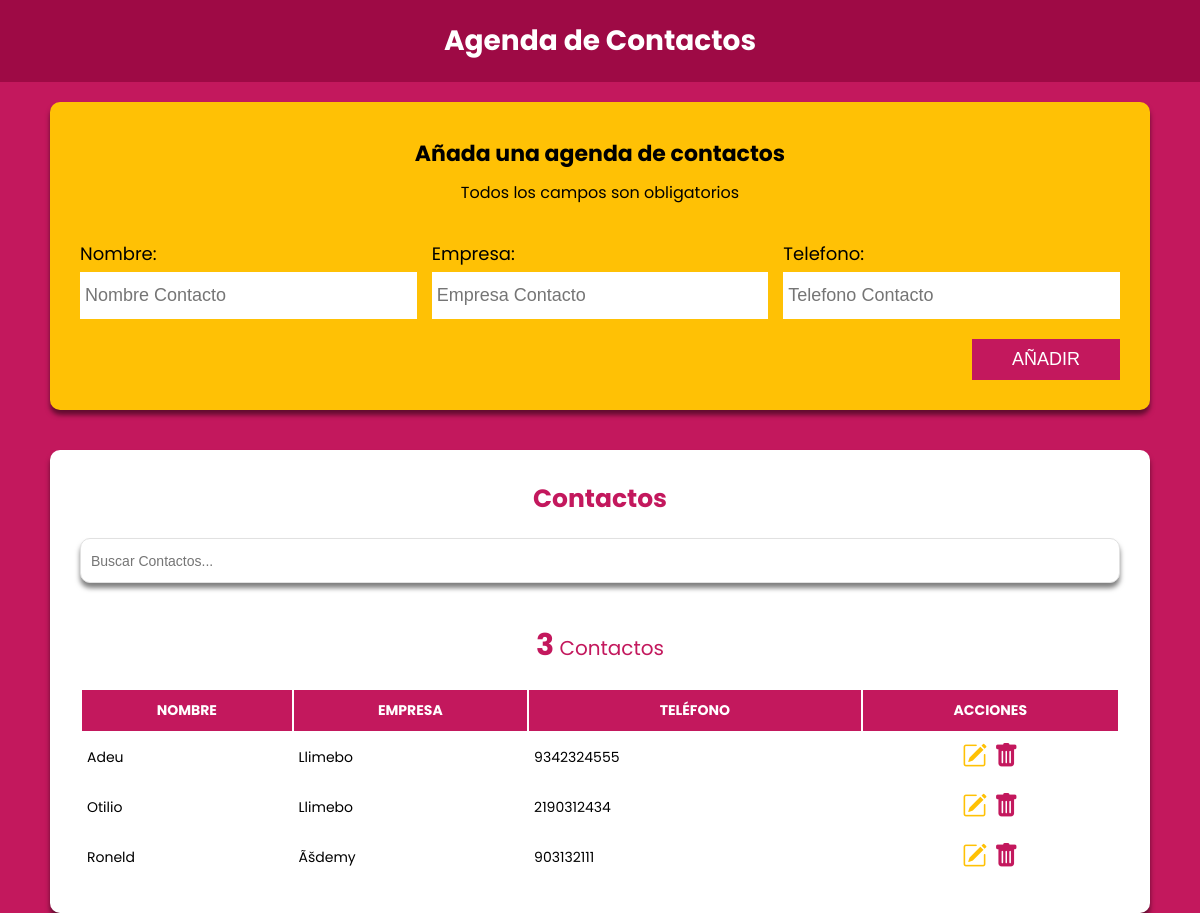
The page / on the database its author committed.
### tables this page shows
CREATE TABLE `contactos` (
  `id_contacto` int(3) NOT NULL,
  `nombre_contacto` varchar(50) NOT NULL,
  `empresa_contacto` varchar(50) NOT NULL,
  `telefono_contacto` varchar(15) NOT NULL
);

### assets/inc/functions/functions.php (called while the page is built, shortened)
<?php
function obtenerContactos () {
    include './assets/inc/functions/bd.php';
    try {
        return $conn->query("SELECT id_contacto, nombre_contacto, empresa_contacto, telefono_contacto FROM contactos");
    } catch (Exception $e) {
        echo "Error: " . $conn->getMessage() . "<br>";
        return false;
    }
}
?>

### index.php (the view)
<?php
    include_once './assets/inc/layout/header.php';
    include_once './assets/inc/functions/functions.php';
?>
<header class="header-bar">
    <h1>Agenda de Contactos</h1>
</header>
<section class="formulario">
    <form action="#" id="contacto-form">
        <section class="legend__section">
            <h1>Añada una agenda de contactos</h1>
            <p>Todos los campos son obligatorios</p>
        </section>
        <?php include_once './assets/inc/layout/formulario.php'; ?>
    </form>
</section>
<section class="lista-contactos">
    <h2>Contactos</h2>
    <input type="text" name="buscar" id="buscar" placeholder="Buscar Contactos...">
    <p class="total-contactos"><span>0</span> Contactos</p>
    <section class="tabla">
        <table class="listado-contactos">
            <thead>
                <tr>
                    <th>Nombre</th>
                    <th>Empresa</th>
                    <th>Teléfono</th>
                    <th>Acciones</th>
                </tr>
            </thead>
            <tbody>
                <?php $contactos = obtenerContactos();
                    if ($contactos->num_rows):
                        foreach ($contactos as $contacto): ?>
                        <tr>
                            <td><?php echo $contacto['nombre_contacto']?></td>
                            <td><?php echo $contacto['empresa_contacto']?></td>
                            <td><?php echo $contacto['telefono_contacto']?></td>
                            <td>
                                <a href="editar.php?id=<?php echo $contacto['id_contacto']?>">
                                    <i class="bi bi-pencil-square"></i>
                                </a>
                                <button class="borrar-btn" data-id="<?php echo $contacto['id_contacto']?>" type="button">
                                    <i class="bi bi-trash-fill"></i>
                                </button>
                            </td>
                        </tr>
                    <?php
                        endforeach;
                    endif; ?>
            </tbody>
        </table>
    </section>
</section>
<?php include_once './assets/inc/layout/footer.php'; ?>

### assets/inc/layout/header.php (shortened to what this page needs)
<!DOCTYPE html>
<html lang="en">
<head>
    <link rel="stylesheet" href="https://necolas.github.io/normalize.css/8.0.0/normalize.css">
    <link rel="stylesheet" href="https://cdn.jsdelivr.net/npm/bootstrap-icons@1.6.1/font/bootstrap-icons.css">
    <link rel="stylesheet" href="./assets/css/style.css">
</head>
<body>

### assets/inc/layout/formulario.php (shortened to what this page needs)
<section class="input__section">
    <div class="campo">
        <label for="nombre-contacto">Nombre:</label>
        <input type="text" name="nombre" id="nombre-contacto" placeholder="Nombre Contacto"
        value="<?php echo (isset($contacto['nombre_contacto'])) ? $contacto['nombre_contacto'] : '';?>">
    </div>
    <div class="campo">
        <label for="empresa-contacto">Empresa:</label>
        <input type="text" name="empresa" id="empresa-contacto" placeholder="Empresa Contacto"
        value="<?php echo (isset($contacto['empresa_contacto'])) ? $contacto['empresa_contacto'] : '';?>">
    </div>
    <div class="campo">
        <label for="telefono-contacto">Telefono:</label>
        <input type="tel" name="telefono" id="telefono-contacto" placeholder="Telefono Contacto"
        value="<?php echo (isset($contacto['telefono_contacto'])) ? $contacto['telefono_contacto'] : '';?>">
    </div>
</section>
<section class="submit__section">
    <?php
        $textoBtn = (isset($contacto['telefono_contacto'])) ? 'Guardar' : 'Añadir';
    ?>
    <input type="submit" value="<?php echo $textoBtn; ?>">
</section>

### assets/inc/layout/footer.php (shortened to what this page needs)
</body>
</html>

### assets/css/style.css (style rules this page uses)
* { -webkit-box-sizing: border-box; box-sizing: border-box; margin: 0; padding: 0; }
html { font-size: 62.5%; font-family: "Poppins", sans-serif; }
h1, h2 { text-align: center; margin: 0; }
body { background-color: #c3185d; }
h2 { font-size: 2rem; color: #c3185d; }
.header-bar { background-color: #9e0a45; padding: 2rem; color: white; font-size: 1.4rem; }
.formulario { background-color: #ffc105; width: 95%; max-width: 1100px; margin: 0 auto; -webkit-box-shadow: 0px 5px 5px 0px rgba(0, 0, 0, 0.5); box-shadow: 0px 5px 5px 0px rgba(0, 0, 0, 0.5); padding: 3rem; margin-top: 2rem; border-radius: 10px; }
.formulario .legend__section h1, .formulario .legend__section p { padding: 5px 0; }
.formulario .legend__section h1 { font-size: 2.2rem; }
.formulario .legend__section p { font-size: 1.6rem; text-align: center; }
.formulario .input__section { margin-top: 20px; display: -ms-grid; display: grid; -ms-grid-columns: 1fr 15px 1fr 15px 1fr; grid-template-columns: 1fr 1fr 1fr; grid-column-gap: 15px; }
.formulario .input__section .campo { padding: 10px 0; display: -webkit-box; display: -ms-flexbox; display: flex; -webkit-box-orient: vertical; -webkit-box-direction: normal; -ms-flex-direction: column; flex-direction: column; }
.formulario .input__section .campo label { font-size: 1.8rem; }
.formulario .input__section .campo input { border: none; padding: 1.3rem 0.5rem; margin-top: 0.5rem; font-size: 1.8rem; }
.formulario .submit__section { display: -webkit-box; display: -ms-flexbox; display: flex; -webkit-box-pack: end; -ms-flex-pack: end; justify-content: flex-end; margin-top: 10px; }
.formulario .submit__section input { background-color: #c3185d; border: none; color: white; padding: 1rem 4rem; text-transform: uppercase; font-size: 1.8rem; -webkit-transition: background-color 0.5s ease-in-out; transition: background-color 0.5s ease-in-out; }
.lista-contactos { background-color: white; width: 95%; max-width: 1100px; margin: 0 auto; -webkit-box-shadow: 0px 5px 5px 0px rgba(0, 0, 0, 0.5); box-shadow: 0px 5px 5px 0px rgba(0, 0, 0, 0.5); padding: 3rem; margin-top: 4rem; border-radius: 10px; }
.lista-contactos h2 { font-size: 2.5rem; }
.lista-contactos #buscar { width: 100%; height: 4.5rem; padding: 1rem; border: 1px solid #e1e1e1; margin: 2rem 0; -webkit-box-shadow: 0px 5px 5px 0px rgba(0, 0, 0, 0.5); box-shadow: 0px 5px 5px 0px rgba(0, 0, 0, 0.5); font-size: 1.4rem; border-radius: 10px; }
.lista-contactos .total-contactos { text-align: center; font-size: 2rem; color: #c3185d; margin: 2rem 0; }
.lista-contactos .total-contactos span { font-size: 3rem; font-weight: bold; }
.lista-contactos .listado-contactos { width: 100%; font-size: 1.4rem; }
.lista-contactos .listado-contactos thead { background-color: #c3185d; color: white; text-transform: uppercase; }
.lista-contactos .listado-contactos thead th { padding: 1rem 0; }
.lista-contactos .listado-contactos tbody td { padding: 0.5rem; }
.lista-contactos .listado-contactos tbody td a, .lista-contactos .listado-contactos tbody td button { font-size: 2.5rem; text-decoration: none; }
.lista-contactos .listado-contactos tbody td a { color: #ffc105; }
.lista-contactos .listado-contactos tbody td button { background-color: #00000000; border: none; color: #c3185d; }
.lista-contactos .listado-contactos tbody td:last-child { text-align: center; }

### rows shown on the page
contactos: nombre_contacto "Adeu", empresa_contacto "Llimebo", telefono_contacto "9342324555"
contactos: nombre_contacto "Otilio", empresa_contacto "Llimebo", telefono_contacto "2190312434"
contactos: nombre_contacto "Roneld", empresa_contacto "Ãšdemy", telefono_contacto "903132111"
